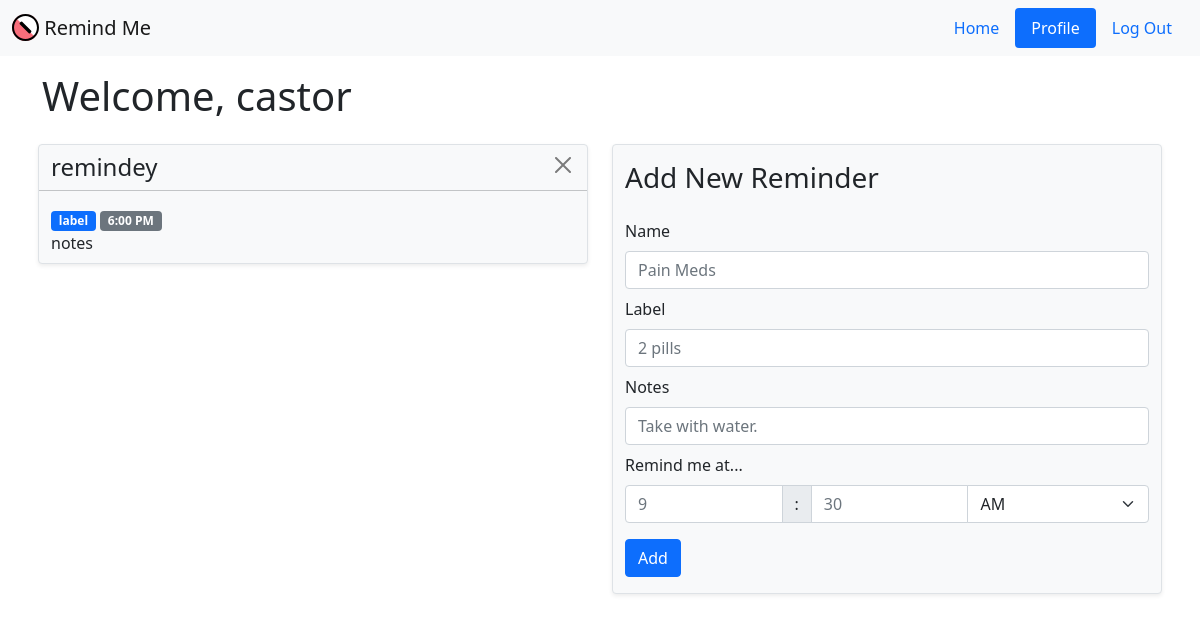
The app's page /profile (signed in), older data.
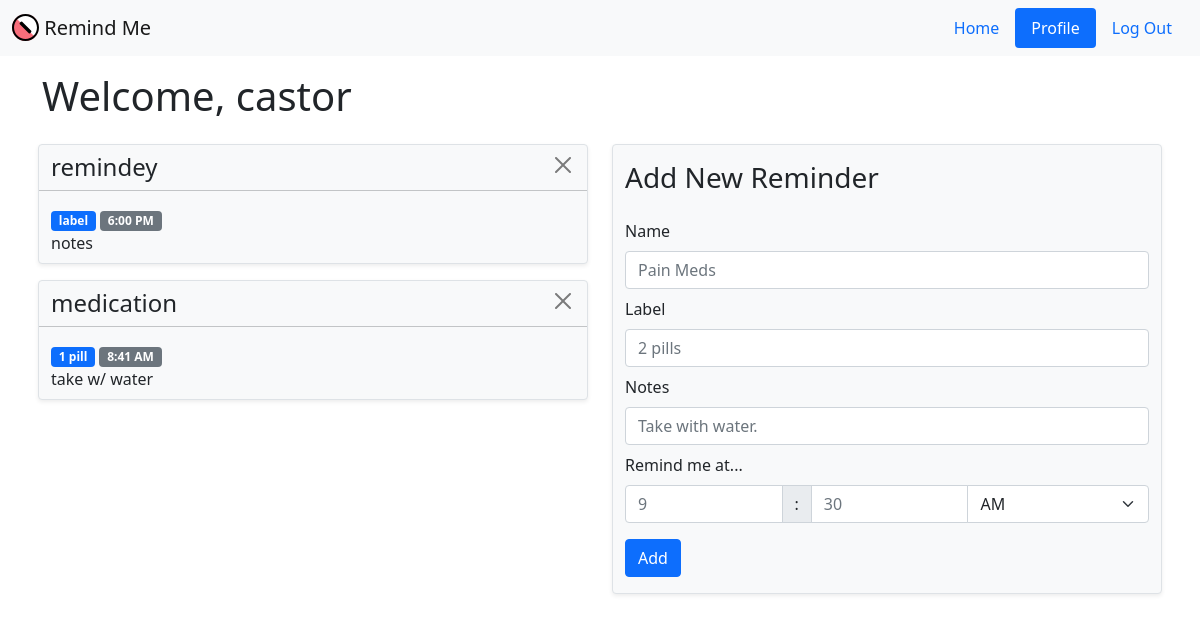
The same page, newer data.
### models.py (models this page shows)
class User(UserMixin, db.Model):
    __tablename__ = 'user'
    id = db.Column(db.Integer, primary_key=True)
    email = db.Column(db.String(100), unique=True, default="")
    password = db.Column(db.String(100), default="")
    name = db.Column(db.String(100), default="")
    phone = db.Column(db.String(100), default="")
    discord = db.Column(db.String(100), default="")
    reminders = db.relationship('Reminder', back_populates='user')

class Reminder(db.Model):
    __tablename__ = 'reminder'
    id = db.Column(db.Integer, primary_key=True)
    name = db.Column(db.String(100), default="")
    notes = db.Column(db.String(200), default="")
    dosage = db.Column(db.String(100), default="")
    time = db.Column(db.Time)
    timestring = db.Column(db.String(100), default="")
    lastnotif = db.Column(db.Date)
    user_id = db.Column(db.Integer, db.ForeignKey('user.id'))
    user = db.relationship("User", back_populates="reminders")

### main.py (the view)
@main.route('/profile', methods=['GET', 'POST'])
@login_required
def profile():
    if request.method == 'POST':
        if 'add' in request.form:
            name = request.form.get('name')
            dosage = request.form.get('dosage')
            notes = request.form.get('notes')
            hour = int(request.form.get('hour'))
            minute = int(request.form.get('minute'))
            am_pm = request.form.get('am_pm')
            timestring = f"{hour}:{minute:02} {am_pm}"
            if am_pm == 'AM' and hour == 12:
                hour = 0
            elif am_pm == 'PM' and hour != 12:
                hour = hour + 12
            time_now = datetime(2021, 1, 1, hour=hour, minute=minute).time()
            time_old = datetime(2021, 1, 1).date()
            reminder = Reminder(name=name, dosage=dosage, notes=notes, time=time_now, lastnotif=time_old, timestring=timestring, user=current_user)
            db.session.add(reminder)
            db.session.commit()
            flash('Added new reminder.', category='info')
            return render_template('profile.html')
        else:
            rem_id = request.form.to_dict()['idToDelete']
            rem = Reminder.query.get(rem_id)
            db.session.delete(rem)
            db.session.commit()
            flash("Reminder deleted.", category="info")
            return render_template('profile.html')
    else:
        return render_template('profile.html')

### templates/profile.html (shortened to what this page needs)
{% extends "two_column.html" %}
{% block title %}
<h1>Welcome, {{ current_user.name }}</h1>
{% endblock %}
{% block column_left %}
{% for reminder in current_user.reminders %}
<div class="row mb-3 py-2 bg-light border rounded shadow-sm">
    <div class="row mx-0 px-0">
        <div class="col"><h4>{{ reminder.name }}</h4></div>
        <div class="col text-end">
            <button type="button" class="btn-close"
                name="delete {{ reminder.id }}" aria-label="Delete Reminder"
                data-bs-toggle="modal" data-bs-target="#confirmModal"
                data-bs-name="{{ reminder.name }}" data-bs-dosage="{{ reminder.dosage }}"
                data-bs-timestring="{{ reminder.timestring }}" data-bs-id="{{ reminder.id }}"
                data-bs-notes="{{ reminder.notes }}"
            ></button>
        </div>
    </div>
    <hr>
    <div class="row mx-0 px-0">
        <div>
            <span class="badge bg-primary">{{ reminder.dosage }}</span>
            <span class="badge bg-secondary">{{ reminder.timestring }}</span>
            <br>
            {{ reminder.notes }}
        </div>
    </div>
</div>
{% endfor %}
{% endblock %}
{% block column_right %}
<div class="row bg-light border rounded shadow-sm py-3">
    <h3>Add New Reminder</h3>
    <form method="POST" action="/profile">
        <div class="mt-3 mb-2">
            <label for="name" class="form-label">Name</label>
            <input type="text" class="form-control" name="name" id="name" placeholder="Pain Meds" required>
        </div>
        <div class="mb-2">
            <label for="dosage" class="form-label">Label</label>
            <input type="text" class="form-control" name="dosage" id="dosage" placeholder="2 pills">
        </div>
        <div class="mb-2">
            <label for="notes" class="form-label">Notes</label>
            <input type="text" class="form-control" name="notes" id="notes" placeholder="Take with water.">
        </div>
        <label for="hour" class="form-label">Remind me at...</label>
        <div class="input-group mb-3">
            <input type="number" min=1 max=12 class="form-control" name="hour" placeholder="9" required>
            <span class="input-group-text">:</span>
            <input type="number" min=0 max=59 class="form-control" name="minute" placeholder="30" required>
            <select class="form-select" name="am_pm">
                <option value="AM" selected>AM</option>
            </select>
        </div>
        <button type="submit" name="add" class="btn btn-primary border-pill">Add</button>
    </form>
</div>
{% endblock %}

### templates/two_column.html
{% extends "base.html" %}
{% block content %}
<div class="row px-2 gx-md-5">
    <div class="col-md-6">
        {% block column_left %}
        {% endblock %}
    </div>
    <div class="col-md-6">
        {% block column_right %}
        {% endblock %}
    </div>
</div>
{% endblock %}

### templates/base.html (shortened to what this page needs)
<!DOCTYPE html>
<html>
<head>
    <link
        rel="stylesheet"
        href="https://cdn.jsdelivr.net/npm/bootstrap@5.1.3/dist/css/bootstrap.min.css"
    />
    <link
        rel="stylesheet"
        href="{{ url_for('static', filename='styles.css') }}"
    />
</head>
{% macro create_nav_item(endpoint, page_name) %}
    {% if request.endpoint.endswith(endpoint) %}
        <li class="nav-item"><a class="nav-link active active-custom" href="{{ url_for(endpoint) }}">{{ page_name }}</a></li>
    {% else %}
        <li class="nav-item"><a class="nav-link" href="{{ url_for(endpoint) }}">{{ page_name }}</a></li>
    {% endif %}
{% endmacro %}
<body>
    <nav class="navbar navbar-expand-lg navbar-light bg-light">
      <div class="container-fluid">
        <a class="navbar-brand" href="{{ url_for('main.index') }}">
            <img src="{{ url_for('static', filename='logo.svg') }}" width="27" height="27" class="d-inline-block align-text-top" alt="">
            Remind Me
        </a>
        <ul class="nav nav-pills">
            {{ create_nav_item('main.index', 'Home') }}
            {% if current_user.is_authenticated %}
                {{ create_nav_item('main.profile', 'Profile') }}
                {{ create_nav_item('auth.logout', 'Log Out') }}
            {% else %}
                {{ create_nav_item('auth.login', 'Log In') }}
                {{ create_nav_item('auth.signup', 'Sign Up') }}
            {% endif %}
        </ul>
      </div>
    </nav>
    <div class="container my-3">
        <div class="row mb-3">
            {% block title %}
            {% endblock %}
        </div>
        {% block content %}
        {% endblock %}
    </div>
</body>
</html>

Row changes from the older to the newer data that the page shows:
added Reminder: name "medication", dosage "1 pill", timestring "8:41 AM", notes "take w/ water"
